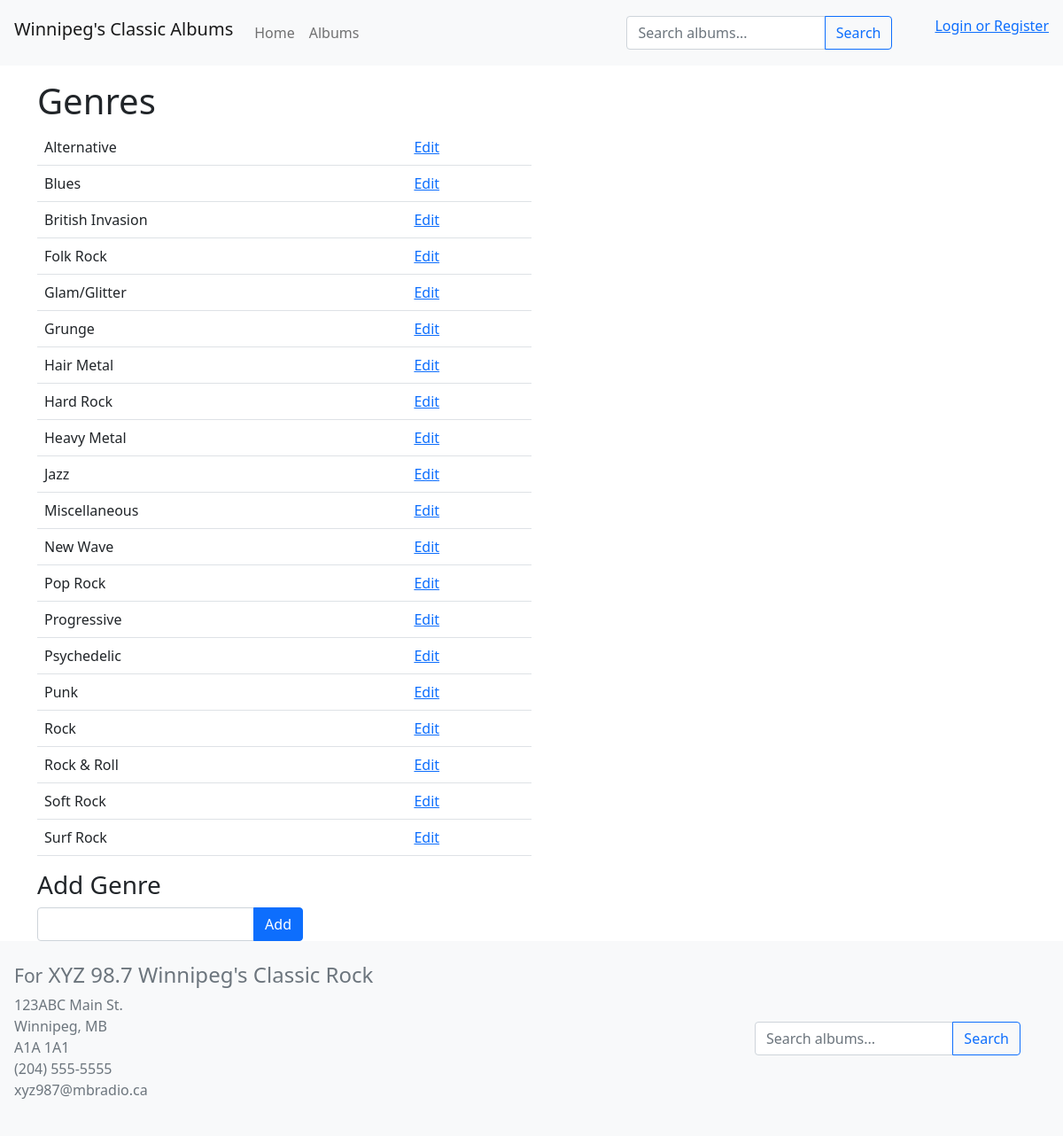
/genres.php, run on the app's committed database.
### tables this page shows
CREATE TABLE `genres` (
  `genreID` int(11) NOT NULL,
  `genre` varchar(30) NOT NULL
);

### genres.php (the view, shortened to what this page needs)
<?php
    require('db_connect.php');
    $query = "SELECT * FROM genres ORDER BY genre";
    $statement = $db->prepare($query);
    $statement->execute();
    $genres = $statement->fetchAll();
?>
<!DOCTYPE html>
<html lang="en">
<head>
    <link href="https://cdn.jsdelivr.net/npm/bootstrap@5.1.3/dist/css/bootstrap.min.css" rel="stylesheet">
    <link rel="stylesheet" type="text/css" href="style.css">
</head>
<body>
    <?php include('header.php'); ?>
    <div class="container">
        <h1 class="pt-3">Genres</h1>
        <?php if(isset($_GET['toEdit'])): ?>
            <h3>Edit Genre</h3>
            <form action="editgenre.php" method="post">
                <input type="hidden" name="genreID" value="<?= $toEditId ?>" />
                <input class="form-control" name="editgenre" id="editgenre" value="<?= $toEdit['genre'] ?>" />
                <input class="btn btn-primary" type="submit" name="command" value="Edit" />
                <input
                    class="btn btn-danger"
                    type="submit"
                    name="command"
                    value="Delete"
                    onclick="return confirm('Are you sure you wish to delete this genre?')"
                />
            </form>
        <?php else: ?>
            <table class="table table-hover w-50">
                <?php foreach($genres as $genre): ?>
                    <tr>
                        <td><?= $genre['genre'] ?></td>
                        <td><a href="?toEdit=<?= $genre['genreID'] ?>">Edit</a></td>
                    </tr>
                <?php endforeach ?>
            </table>
            <h3>Add Genre</h3>
            <form class="input-group" action="genres.php" method="post">
                <input class="form-control" name="newgenre" id="newgenre" />
                <input class="btn btn-primary" type="submit" name="command" value="Add" />
            </form>
        <?php endif ?>
    </div>
    <?php include('footer.php'); ?>
</body>
</html>

### style.css (style rules this page uses)
html, body { height: 100%; }
.input-group { width: 300px; }
.container { min-height: 90%; }
@media (min-width: 768px) { form { width: 50%; } }

### data on the page
genres: genre "Alternative"
genres: genre "Blues"
genres: genre "British Invasion"
genres: genre "Folk Rock"
genres: genre "Glam/Glitter"
genres: genre "Grunge"
genres: genre "Hair Metal"
genres: genre "Hard Rock"
genres: genre "Heavy Metal"
genres: genre "Jazz"
genres: genre "Miscellaneous"
genres: genre "New Wave"
genres: genre "Pop Rock"
genres: genre "Progressive"
genres: genre "Psychedelic"
genres: genre "Punk"
genres: genre "Rock"
genres: genre "Rock & Roll"
genres: genre "Soft Rock"
genres: genre "Surf Rock"
